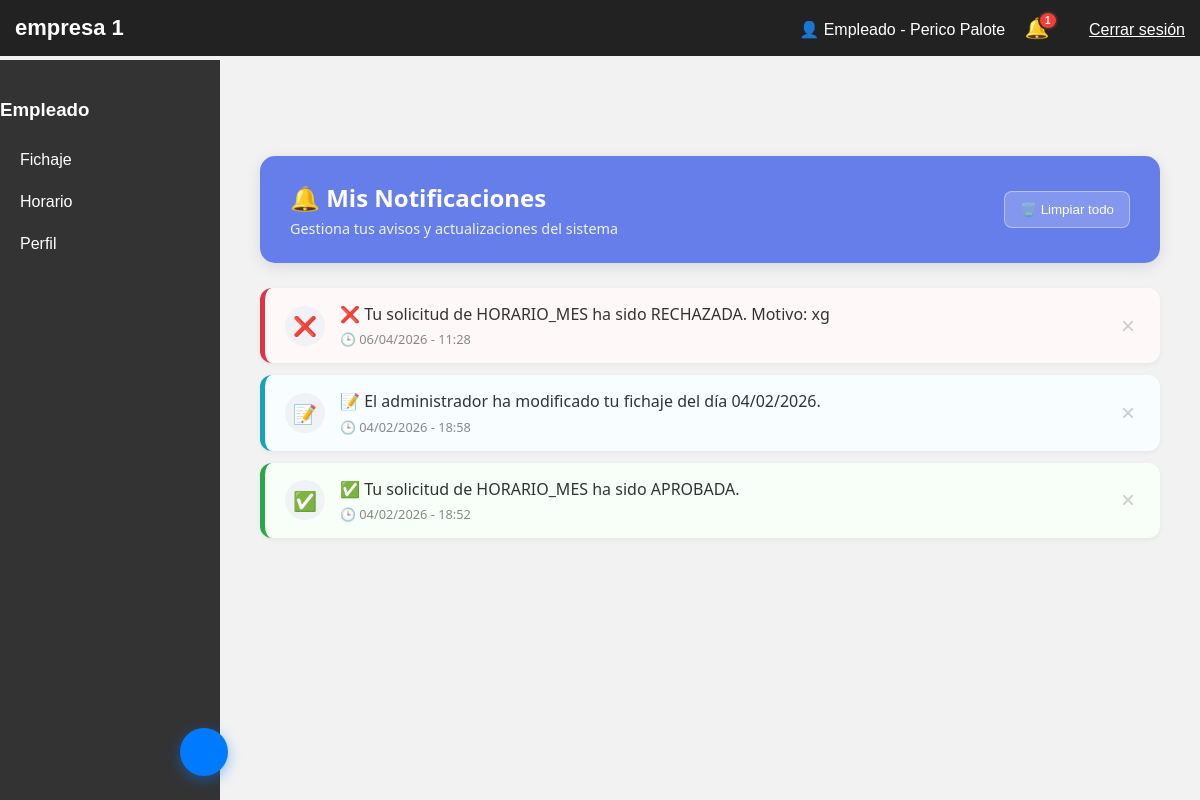
/panel.php?seccion=notificaciones (signed in), run on the app's committed database.
### tables this page shows
CREATE TABLE `notificaciones` (
  `id_notificacion` int(11) NOT NULL,
  `id_usuario` int(11) NOT NULL,
  `mensaje` text NOT NULL,
  `tipo` varchar(50) DEFAULT NULL,
  `leida` tinyint(1) DEFAULT 0,
  `fecha_creacion` timestamp NOT NULL DEFAULT current_timestamp()
);

### secciones/notificaciones.php (the view, shortened to what this page needs)
<?php
$idUsuario = $_SESSION['usuario']['id'];
$pdo->prepare("DELETE FROM NOTIFICACIONES WHERE id_usuario = ? AND fecha_creacion < DATE_SUB(NOW(), INTERVAL 30 DAY)")->execute([$idUsuario]);
$stmt = $pdo->prepare("SELECT * FROM NOTIFICACIONES WHERE id_usuario = ? ORDER BY fecha_creacion DESC");
$stmt->execute([$idUsuario]);
$notificaciones = $stmt->fetchAll(PDO::FETCH_ASSOC);
?>
<link rel="stylesheet" href="css/notificaciones.css">
<div class="notif-page-container">
    <div class="notif-header-banner">
        <div class="header-content">
            <h2>🔔 Mis Notificaciones</h2>
            <p>Gestiona tus avisos y actualizaciones del sistema</p>
        </div>
        <button class="btn-clear-all" onclick="eliminarTodas()">
            <span class="icon">🗑️</span> Limpiar todo
        </button>
    </div>
    <div class="notif-list-container">
        <?php if (empty($notificaciones)): ?>
            <div class="notif-empty-state">
                <div class="empty-icon">📂</div>
                <p>No tienes notificaciones pendientes</p>
            </div>
        <?php else: ?>
            <div class="notif-grid" id="contenedor-notificaciones">
                <?php foreach ($notificaciones as $n):
                    $icono = 'ℹ️';
                    $claseTipo = '';
                    $msg = $n['mensaje'];
                    if (strpos($msg, 'ACEPTADA') !== false || strpos($msg, 'APROBADA') !== false) {
                        $icono = '✅'; $claseTipo = 'notif-success';
                    } elseif (strpos($msg, 'RECHAZADA') !== false) {
                        $icono = '❌'; $claseTipo = 'notif-danger';
                    } elseif (strpos($msg, 'modificado') !== false || strpos($msg, 'añadido') !== false) {
                        $icono = '📝'; $claseTipo = 'notif-info';
                    }
                ?>
                    <div class="notif-card <?= $claseTipo ?>" id="notif-<?= $n['id_notificacion'] ?>">
                        <div class="notif-icon-circle"><?= $icono ?></div>
                        <div class="notif-content">
                            <p class="notif-message"><?= htmlspecialchars($msg) ?></p>
                            <span class="notif-date">
                                🕒 <?= date('d/m/Y - H:i', strtotime($n['fecha_creacion'])) ?>
                            </span>
                        </div>
                        <button class="btn-delete-single" onclick="eliminarNotificacion(<?= $n['id_notificacion'] ?>)" title="Eliminar">
                            &times;
                        </button>
                    </div>
                <?php endforeach; ?>
            </div>
        <?php endif; ?>
    </div>
</div>

### css/empresa_1.css (style rules this page uses)
body { margin:0; font-family: Arial; background:#f2f2f2; }

### css/notificaciones.css (style rules this page uses)
.notif-page-container { padding: 20px; max-width: 900px; margin: 0 auto; font-family: 'Segoe UI', Tahoma, Geneva, Verdana, sans-serif; }
.notif-header-banner { display: flex; justify-content: space-between; align-items: center; padding: 25px 30px; background: linear-gradient(135deg, #667eea 0%, #667eea 100%); color: white; border-radius: 15px; margin-bottom: 25px; box-shadow: 0 4px 15px rgba(0,0,0,0.1); }
.notif-header-banner h2 { margin: 0; font-size: 1.5rem; }
.notif-header-banner p { margin: 5px 0 0 0; opacity: 0.9; font-size: 0.9rem; }
.btn-clear-all { background: rgba(255,255,255,0.2); border: 1px solid rgba(255,255,255,0.4); color: white; padding: 10px 15px; border-radius: 8px; cursor: pointer; transition: all 0.3s; font-weight: 500; }
.notif-grid { display: flex; flex-direction: column; gap: 12px; }
.notif-card { background: white; border-radius: 12px; padding: 15px 20px; display: flex; align-items: center; gap: 15px; position: relative; box-shadow: 0 2px 5px rgba(0,0,0,0.05); border-left: 5px solid #ddd; transition: transform 0.2s, opacity 0.3s; }
.notif-success { border-left-color: #28a745; background: #f8fff9; }
.notif-danger { border-left-color: #dc3545; background: #fff8f8; }
.notif-info { border-left-color: #17a2b8; background: #f8fdff; }
.notif-icon-circle { width: 40px; height: 40px; background: #f0f2f5; border-radius: 50%; display: flex; align-items: center; justify-content: center; font-size: 1.2rem; flex-shrink: 0; }
.notif-content { flex-grow: 1; }
.notif-message { margin: 0; color: #333; font-size: 1rem; line-height: 1.4; }
.notif-date { display: block; margin-top: 5px; color: #888; font-size: 0.8rem; }
.btn-delete-single { background: none; border: none; color: #ccc; font-size: 1.5rem; cursor: pointer; padding: 0 5px; transition: color 0.2s; }

### data on the page
notificaciones: mensaje "❌", mensaje "❌ Tu solicitud de HORARIO_MES ha sido RECHAZADA. Motivo: xg", fecha_creacion "06/04/2026 - 11:28"
notificaciones: mensaje "📝", mensaje "📝 El administrador ha modificado tu fichaje del día 04/02/2026.", fecha_creacion "04/02/2026 - 18:58"
notificaciones: mensaje "✅", mensaje "✅ Tu solicitud de HORARIO_MES ha sido APROBADA.", fecha_creacion "04/02/2026 - 18:52"

### other printed values
$nombreEmpresa "empresa 1"
$usuario['nombre'] . ' ' . $usuario['apellidos'] "Perico Palote"
$badge "1"
